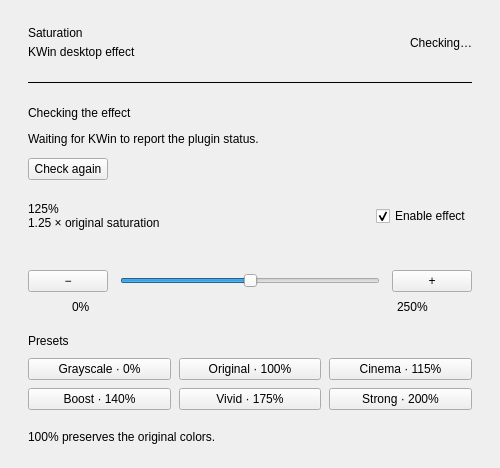
<?xml version="1.0" encoding="UTF-8"?>
<ui version="4.0">
 <class>SaturationWindow</class>
 <widget class="QWidget" name="SaturationWindow">
  <property name="windowTitle"><string>Digital Vibrance</string></property>
  <property name="minimumSize"><size><width>500</width><height>0</height></size></property>
  <layout class="QVBoxLayout" name="rootLayout">
   <property name="spacing"><number>22</number></property>
   <property name="leftMargin"><number>28</number></property>
   <property name="topMargin"><number>26</number></property>
   <property name="rightMargin"><number>28</number></property>
   <property name="bottomMargin"><number>24</number></property>
   <item><layout class="QHBoxLayout" name="headerLayout">
    <item><layout class="QVBoxLayout" name="titleLayout">
     <property name="spacing"><number>5</number></property>
     <item><widget class="QLabel" name="titleLabel"><property name="text"><string>Saturation</string></property></widget></item>
     <item><widget class="QLabel" name="subtitleLabel"><property name="text"><string>KWin desktop effect</string></property></widget></item>
    </layout></item>
    <item><spacer name="headerSpace"><property name="orientation"><enum>Qt::Horizontal</enum></property><property name="sizeHint" stdset="0"><size><width>20</width><height>0</height></size></property></spacer></item>
    <item><widget class="QLabel" name="statusBadge"><property name="text"><string>Checking…</string></property></widget></item>
   </layout></item>
   <item><widget class="QFrame" name="separator"><property name="frameShape"><enum>QFrame::HLine</enum></property></widget></item>
   <item><widget class="QWidget" name="statusPanel" native="true">
    <layout class="QVBoxLayout" name="statusLayout">
     <property name="spacing"><number>12</number></property>
     <property name="leftMargin"><number>0</number></property><property name="topMargin"><number>0</number></property><property name="rightMargin"><number>0</number></property><property name="bottomMargin"><number>0</number></property>
     <item><widget class="QLabel" name="errorTitle"><property name="text"><string>Checking the effect</string></property></widget></item>
     <item><widget class="QLabel" name="effectNotice"><property name="text"><string>Waiting for KWin to report the plugin status.</string></property><property name="textFormat"><enum>Qt::PlainText</enum></property><property name="wordWrap"><bool>true</bool></property></widget></item>
     <item><layout class="QHBoxLayout" name="retryLayout">
      <item><widget class="QPushButton" name="retryEffectButton"><property name="text"><string>Check again</string></property></widget></item>
      <item><spacer name="retrySpace"><property name="orientation"><enum>Qt::Horizontal</enum></property><property name="sizeHint" stdset="0"><size><width>40</width><height>0</height></size></property></spacer></item>
     </layout></item>
    </layout>
   </widget></item>
   <item><widget class="QWidget" name="controls" native="true">
    <layout class="QVBoxLayout" name="controlsLayout">
     <property name="spacing"><number>20</number></property>
     <property name="leftMargin"><number>0</number></property><property name="topMargin"><number>0</number></property><property name="rightMargin"><number>0</number></property><property name="bottomMargin"><number>0</number></property>
     <item><layout class="QHBoxLayout" name="readoutLayout">
      <item><layout class="QVBoxLayout" name="valueLayout">
       <property name="spacing"><number>0</number></property>
       <item><widget class="QLabel" name="percentageLabel"><property name="text"><string>125%</string></property></widget></item>
       <item><widget class="QLabel" name="descriptionLabel"><property name="text"><string>1.25 × original saturation</string></property></widget></item>
      </layout></item>
      <item><spacer name="valueSpace"><property name="orientation"><enum>Qt::Horizontal</enum></property><property name="sizeHint" stdset="0"><size><width>20</width><height>0</height></size></property></spacer></item>
      <item><widget class="EffectToggle" name="enableCheckBox"><property name="text"><string>Enable effect</string></property><property name="checked"><bool>true</bool></property></widget></item>
     </layout></item>
     <item><widget class="ColorReference" name="colorReference" native="true"/></item>
     <item><layout class="QVBoxLayout" name="sliderLayout">
      <property name="spacing"><number>8</number></property>
      <item><layout class="QHBoxLayout" name="sliderRow">
       <property name="spacing"><number>12</number></property>
       <item><widget class="QPushButton" name="decreaseButton"><property name="text"><string>−</string></property><property name="accessibleName"><string>Decrease saturation</string></property><property name="toolTip"><string>Decrease by 5%</string></property></widget></item>
       <item><widget class="QSlider" name="vibranceSlider"><property name="maximum"><number>50</number></property><property name="pageStep"><number>5</number></property><property name="value"><number>25</number></property><property name="orientation"><enum>Qt::Horizontal</enum></property><property name="accessibleName"><string>Desktop saturation</string></property></widget></item>
       <item><widget class="QPushButton" name="increaseButton"><property name="text"><string>+</string></property><property name="accessibleName"><string>Increase saturation</string></property><property name="toolTip"><string>Increase by 5%</string></property></widget></item>
      </layout></item>
      <item><layout class="QHBoxLayout" name="scaleLayout">
       <property name="leftMargin"><number>44</number></property><property name="rightMargin"><number>44</number></property>
       <item><widget class="QLabel" name="minimumLabel"><property name="text"><string>0%</string></property></widget></item>
       <item><spacer name="scaleSpace"><property name="orientation"><enum>Qt::Horizontal</enum></property><property name="sizeHint" stdset="0"><size><width>40</width><height>0</height></size></property></spacer></item>
       <item><widget class="QLabel" name="maximumLabel"><property name="text"><string>250%</string></property></widget></item>
      </layout></item>
     </layout></item>
     <item><layout class="QVBoxLayout" name="presetsLayout">
      <property name="spacing"><number>10</number></property>
      <item><widget class="QLabel" name="presetsLabel"><property name="text"><string>Presets</string></property></widget></item>
      <item><layout class="QGridLayout" name="presetsGrid">
       <property name="spacing"><number>8</number></property>
       <item row="0" column="0"><widget class="QPushButton" name="grayscalePreset"><property name="text"><string>Grayscale · 0%</string></property><property name="checkable"><bool>true</bool></property></widget></item>
       <item row="0" column="1"><widget class="QPushButton" name="originalPreset"><property name="text"><string>Original · 100%</string></property><property name="checkable"><bool>true</bool></property></widget></item>
       <item row="0" column="2"><widget class="QPushButton" name="cinemaPreset"><property name="text"><string>Cinema · 115%</string></property><property name="checkable"><bool>true</bool></property></widget></item>
       <item row="1" column="0"><widget class="QPushButton" name="boostPreset"><property name="text"><string>Boost · 140%</string></property><property name="checkable"><bool>true</bool></property></widget></item>
       <item row="1" column="1"><widget class="QPushButton" name="vividPreset"><property name="text"><string>Vivid · 175%</string></property><property name="checkable"><bool>true</bool></property></widget></item>
       <item row="1" column="2"><widget class="QPushButton" name="strongPreset"><property name="text"><string>Strong · 200%</string></property><property name="checkable"><bool>true</bool></property></widget></item>
      </layout></item>
     </layout></item>
     <item><widget class="QLabel" name="footerLabel"><property name="text"><string>100% preserves the original colors.</string></property></widget></item>
    </layout>
   </widget></item>
  </layout>
 </widget>
 <customwidgets><customwidget><class>EffectToggle</class><extends>QCheckBox</extends><header>effect_toggle.h</header></customwidget><customwidget><class>ColorReference</class><extends>QWidget</extends><header>color_reference.h</header><container>1</container></customwidget></customwidgets>
 <resources/>
 <connections/>
</ui>
